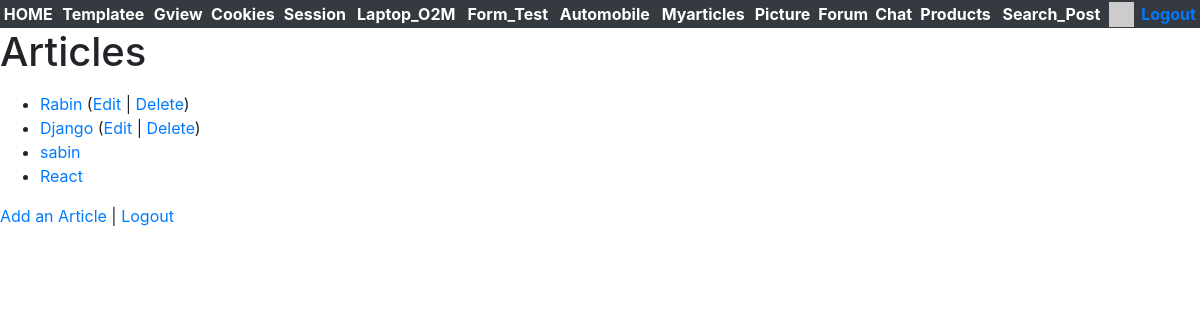
/myarticles/myarticles/ (signed in), run on the app's committed database.
### myarticles/models.py (models this page shows, shortened)
class Article(models.Model):
    title = models.CharField(
            max_length=200,
            validators=[MinLengthValidator(2, "Title must be greater than 2 characters")]
    )
    text = models.TextField()
    owner = models.ForeignKey(settings.AUTH_USER_MODEL, on_delete=models.CASCADE) # delte all articles associated with user if user gets deleted.
    created_at = models.DateTimeField(auto_now_add=True)
    updated_at = models.DateTimeField(auto_now=True)

### myarticles/views.py (the view)
# urls.py: path('myarticles/', views.ArticleListView.as_view(), name='all'),
class ArticleListView(OwnerListView):
    model = Article

### home/context_processors.py (called while the page is built)
def settings(request):
    return {
        'settings': django_settings,
    }

### home/templatetags/app_tags.py (called while the page is built)
@register.filter(name='gravatar')
def gravatar(user, size=35):
    email = str(user.email.strip().lower()).encode('utf-8')
    email_hash = md5(email).hexdigest()
    url = "//www.gravatar.com/avatar/{0}?s={1}&d=identicon&r=PG"
    return url.format(email_hash, size)

### myarticles/templates/myarticles/article_list.html
{% extends "base_bootstrap.html" %}
{% block content %}
<h1>Articles</h1>
<p>
  {% if article_list %}
<ul>
  {% for article in article_list %}
  <li>
    <a href="{% url 'myarticles:article_detail'  article.id %}">{{ article.title }}</a>
    {% if article.owner == user %}
    (<a href="{% url 'myarticles:article_update' article.id %}">Edit</a> |
    <a href="{% url 'myarticles:article_delete' article.id %}">Delete</a>)
    {% endif %}
  </li>
  {% endfor %}
</ul>
{% else %}
<p>There are no articles in the database.</p>
{% endif %}
</p>
<p>
  <a href="{% url 'myarticles:article_create' %}">Add an Article</a> |
  {% if user.is_authenticated %}
  <a href="{% url 'logout' %}?next={% url 'myarticles:all' %}">Logout</a>
  {% else %}
  <a href="{% url 'login' %}?next={% url 'myarticles:all' %}">Login</a>
  {% endif %}
</p>
{% endblock %}

### data on the page
Article: title "Rabin", shows "Edit"
Article: title "Django", shows "Edit"
Article: title "sabin"
Article: title "React"
